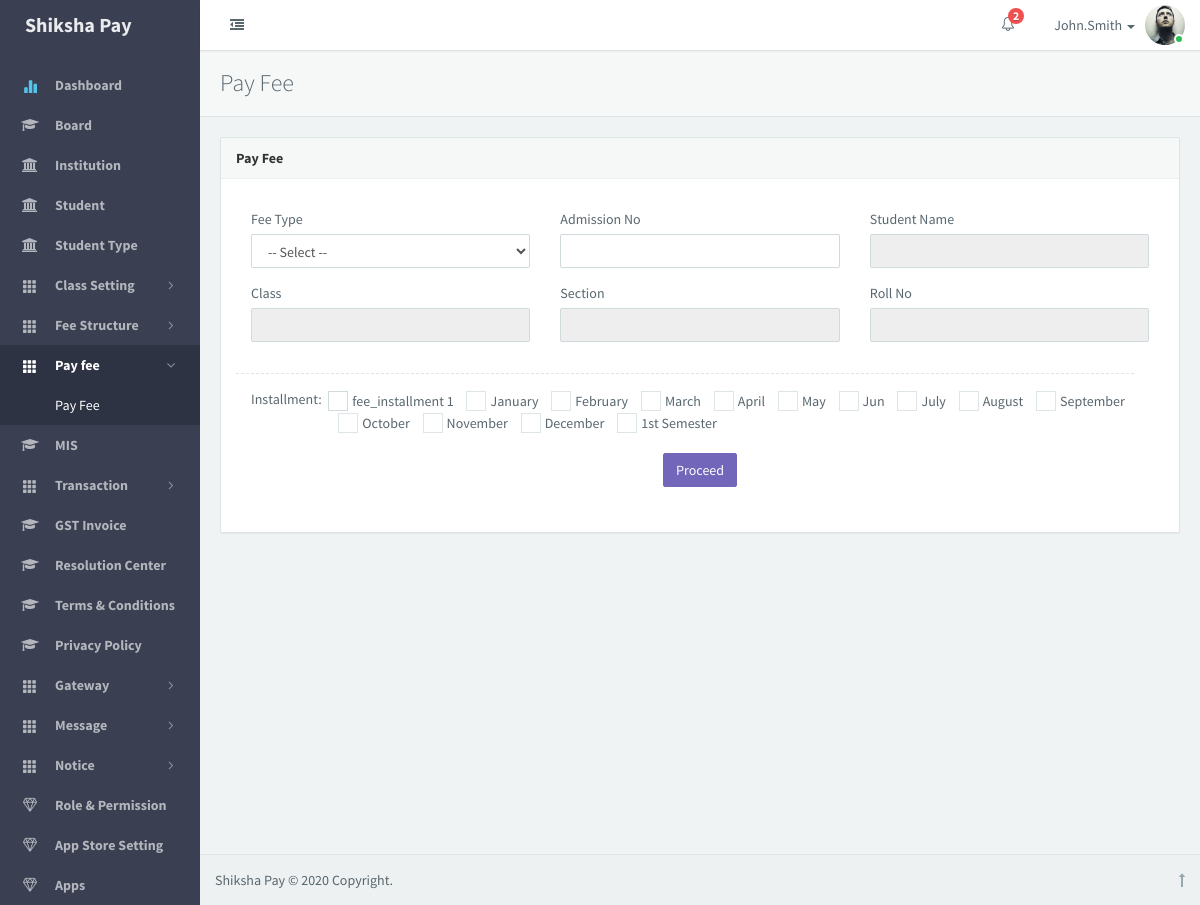
Screenshot of /admin/payfee/pay with the database file from the repository.
### tables this page shows
CREATE TABLE `fee_installment` (
  `id` int(11) NOT NULL AUTO_INCREMENT,
  `board_id` int(11) NOT NULL,
  `institution_id` int(11) NOT NULL,
  `name` varchar(100) NOT NULL,
  `fee_range_start` date NOT NULL,
  `fee_range_end` date NOT NULL,
  `late_fee_type` varchar(20) NOT NULL,
  `late_fee_amount` varchar(20) NOT NULL,
  `status` int(1) NOT NULL,
  `is_deleted` int(1) NOT NULL,
  `creation_datetime` datetime NOT NULL,
  `modification_datetime` datetime NOT NULL,
  `deletion_datetime` datetime DEFAULT NULL,
  PRIMARY KEY (`id`)
);

### application/views/admin/admin_master.php (called while the page is built, shortened)
<?php
$this->load->view('admin/header');
$this->load->view('admin/side_menu');
if (isset($view))
    $this->load->view($view);
?>

### application/controllers/admin/Payfee.php (called while the page is built, shortened)
<?php
class Payfee extends CI_Controller {
	function __construct() {
		$this->data['ajax_order_by'] = json_encode(array());
		$this->load->model(array('fee_model', 'transaction_model', 'gateway_model'));
		$this->data['page'] = '';
		$this->data['title'] = '';
		$this->data['msg'] = '';
	}
	public function pay() {
		$this->data['page'] = 'Pay Fee';
		$this->data['title'] = 'Pay Fee';
		$this->data['view'] = 'admin/payfee/pay';
		$fee_structure_class = $this->fee_model->getFeeStructureClass(13, 'fee_structure');
		$fee_class = $fee_installment = array();
		foreach ($fee_structure_class as $value) {
			$fee_class[$value->class_id] = $value->class_id;
			$fee_installment[$value->fee_installment_id] = json_decode($value->fee_head_json);
		}
		$this->data['additional_fee_class'] = $fee_class;
		$this->data['additional_fee_installment'] = $fee_installment;
		$this->data['installments'] = $this->fee_model->getFeeInstallment();
		$this->data['head_types'] = $this->fee_model->getHead();
                $this->data['fee_type_data'] = $this->fee_model->getFeeType();
		$this->load->view('admin/admin_master', $this->data);
	}
}

### index.php (called while the page is built, shortened)
<?php
require_once BASEPATH.'core/CodeIgniter.php';

### application/models/Common_model.php (called while the page is built, shortened)
<?php
class Common_model extends CI_Model {
    private $fee_installment = 'fee_installment';
    public function getFeeInstallmentTable() {
        return $this->fee_installment;
    }
}

### application/models/Fee_model.php (called while the page is built, shortened)
<?php
class Fee_model extends CI_Model {
    public function getFeeType() {
        $this->db->where('status', 1);
        return $this->db->get($this->common->getFeeTypeTable())->result();
    }
    public function getHead() {
        $this->db->where('status', 1);
        return $this->db->get($this->common->getHeadTypeTable())->result();
    }
    public function getFeeInstallment() {
        $this->db->where('status', 1);
        return $this->db->get($this->common->getFeeInstallmentTable())->result();
    }
    public function getFeeStructureClass($fee_structure_id, $fee_form_type) {
        $this->db->where('fee_structure_id', $fee_structure_id);
        $this->db->where('fee_form_type', $fee_form_type);
        return $this->db->get($this->common->getFeeStructureClassTable())->result();
    }
}

### application/views/admin/payfee/pay.php (the view, shortened to what this page needs)
<link rel="stylesheet" href="<?= base_url('assets/css/jquery-ui.css'); ?>">
<div id="content" class="app-content" role="main">
    <div class="app-content-body ">
        <div class="bg-light lter b-b wrapper-md">
            <h1 class="m-n font-thin h3"><?php echo $page; ?></h1>
        </div>
        <div class="wrapper-md">
            <div class="panel panel-default">
                <div class="panel-heading font-bold">
                    <?php echo $page; ?>
                </div>
                <div class="panel-body">
                    <form method="post" action="<?= base_url('admin/payfee/add_payfee'); ?>" id="frmpayfee">
                        <div class="row">
                            <div class="col-sm-12">
                                <div class="panel-body">
                                    <div class="row">
                                        <div class="col-md-4">
                                            <div class="form-group <?php echo ((form_error('fee_type') != "") ? "has-error" : ""); ?>">
                                                <label>Fee Type</label>
                                                <select name="fee_type" id="fee_type" class="form-control" onchange="select_feetype()">
                                                    <option value="">-- Select --</option>
                                                </select>
                                            </div>
                                        </div>
                                        <div class="col-md-4">
                                            <div class="form-group <?= ((form_error('register_no') != "") ? "has-error" : ""); ?>">
                                                <label>Admission No</label>
                                                <input name="register_no" id="register_no" type="text" class="form-control">
                                            </div>
                                        </div>
                                        <div class="col-md-4">
                                            <div class="form-group">
                                                <label>Student Name</label>
                                                <input name="reg_student_name" type="text" id="reg_student_name" class="form-control" readonly="">
                                            </div>
                                        </div>
                                    </div>
                                    <div class="row">
                                        <div class="col-md-4">
                                            <div class="form-group">
                                                <label>Class</label>
                                                <input type="text" name="student_class" id="student_class" class="form-control" readonly="">
                                            </div>
                                        </div>
                                        <div class="col-md-4">
                                            <div class="form-group">
                                                <label>Section</label>
                                                <input type="text" name="student_section" id="student_section" class="form-control" readonly="">
                                            </div>
                                        </div>
                                        <div class="col-md-4">
                                            <div class="form-group">
                                                <label>Roll No</label>
                                                <input type="text" name="roll_no" id="roll_no" class="form-control" readonly="">
                                            </div>
                                        </div>
                                    </div>
                                    <div class="line line-dashed b-b line-lg pull-in"></div>
                                    <div class="row">
                                        <div class="form-group">
                                            <label class="col-md-1">Installment:</label>
                                            <div class="col-md-11">
                                                <?php
                                                if ($installments) {
                                                    foreach ($installments as $key => $installment) {
                                                        ?>
                                                        <label class="checkbox-inline i-checks">
                                                                   <i></i><?= $installment->name; ?>
                                                        </label>
                                                        <?php
                                                    }
                                                }
                                                ?>
                                            </div>
                                        </div>
                                    </div>
                                    <div style="padding-top: 20px;">
                                        <div class="text-center">
                                            <div class="form-group">
                                                <input class="btn btn-primary" type="button" name="proceed" value="Proceed" onclick="popup_pay_proceed()">
                                            </div>
                                        </div>
                                    </div>
                                </div>
                            </div>
                        </div>
                    </form>
                </div>
            </div>
        </div>
    </div>
</div>

### rows the page displays
fee_installment: name "fee_installment 1"
fee_installment: name "January"
fee_installment: name "February"
fee_installment: name "March"
fee_installment: name "April"
fee_installment: name "May"
fee_installment: name "Jun"
fee_installment: name "July"
fee_installment: name "August"
fee_installment: name "September"
fee_installment: name "October"
fee_installment: name "November"
fee_installment: name "December"
fee_installment: name "1st Semester"

### other values shown
PROJECT_NAME "Shiksha Pay"
$page "Pay Fee"
